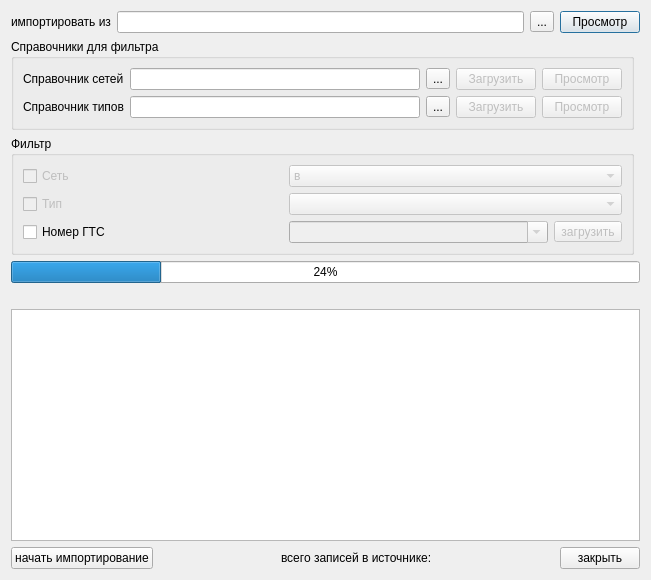
<?xml version="1.0" encoding="UTF-8"?>
<ui version="4.0">
 <class>Dialog</class>
 <widget class="QDialog" name="Dialog">
  <property name="geometry">
   <rect>
    <x>0</x>
    <y>0</y>
    <width>651</width>
    <height>580</height>
   </rect>
  </property>
  <property name="windowTitle">
   <string>Импорт профилей из ИНФИС</string>
  </property>
  <layout class="QGridLayout" name="gridLayout">
   <item row="0" column="0" colspan="2">
    <layout class="QHBoxLayout" name="horizontalLayout">
     <item>
      <widget class="QLabel" name="lblImportFrom">
       <property name="text">
        <string>импортировать из</string>
       </property>
      </widget>
     </item>
     <item>
      <widget class="QLineEdit" name="edtFileName">
       <property name="text">
        <string/>
       </property>
      </widget>
     </item>
     <item>
      <widget class="QToolButton" name="btnSelectFile">
       <property name="text">
        <string>...</string>
       </property>
      </widget>
     </item>
     <item>
      <widget class="QPushButton" name="btnView">
       <property name="text">
        <string>Просмотр</string>
       </property>
      </widget>
     </item>
    </layout>
   </item>
   <item row="3" column="0" colspan="2">
    <widget class="QProgressBar" name="progressBar">
     <property name="value">
      <number>24</number>
     </property>
     <property name="orientation">
      <enum>Qt::Horizontal</enum>
     </property>
    </widget>
   </item>
   <item row="5" column="0" colspan="2">
    <widget class="QLabel" name="statusLabel">
     <property name="text">
      <string/>
     </property>
    </widget>
   </item>
   <item row="6" column="0" colspan="2">
    <widget class="QTextBrowser" name="logBrowser"/>
   </item>
   <item row="7" column="0" colspan="2">
    <layout class="QHBoxLayout">
     <property name="spacing">
      <number>6</number>
     </property>
     <property name="margin">
      <number>0</number>
     </property>
     <item>
      <widget class="QPushButton" name="btnImport">
       <property name="text">
        <string>начать импортирование</string>
       </property>
      </widget>
     </item>
     <item>
      <spacer>
       <property name="orientation">
        <enum>Qt::Horizontal</enum>
       </property>
       <property name="sizeHint" stdset="0">
        <size>
         <width>40</width>
         <height>20</height>
        </size>
       </property>
      </spacer>
     </item>
     <item>
      <widget class="QLabel" name="labelNum">
       <property name="text">
        <string>всего записей в источнике:</string>
       </property>
      </widget>
     </item>
     <item>
      <spacer>
       <property name="orientation">
        <enum>Qt::Horizontal</enum>
       </property>
       <property name="sizeHint" stdset="0">
        <size>
         <width>40</width>
         <height>20</height>
        </size>
       </property>
      </spacer>
     </item>
     <item>
      <widget class="QPushButton" name="btnClose">
       <property name="text">
        <string>закрыть</string>
       </property>
      </widget>
     </item>
    </layout>
   </item>
   <item row="1" column="0">
    <widget class="QGroupBox" name="gbFilterRbLocation">
     <property name="title">
      <string>Справочники для фильтра</string>
     </property>
     <layout class="QGridLayout" name="gridLayout_3">
      <item row="0" column="1">
       <widget class="QLineEdit" name="edtRbNetFileName"/>
      </item>
      <item row="1" column="1">
       <widget class="QLineEdit" name="edtRbTypeFileName"/>
      </item>
      <item row="0" column="2">
       <widget class="QToolButton" name="btnSelectFileRbNet">
        <property name="text">
         <string>...</string>
        </property>
       </widget>
      </item>
      <item row="1" column="2">
       <widget class="QToolButton" name="btnSelectFileRbType">
        <property name="text">
         <string>...</string>
        </property>
       </widget>
      </item>
      <item row="0" column="3">
       <widget class="QPushButton" name="btnLoadRbNet">
        <property name="enabled">
         <bool>false</bool>
        </property>
        <property name="text">
         <string>Загрузить</string>
        </property>
       </widget>
      </item>
      <item row="1" column="3">
       <widget class="QPushButton" name="btnLoadRbType">
        <property name="enabled">
         <bool>false</bool>
        </property>
        <property name="text">
         <string>Загрузить</string>
        </property>
       </widget>
      </item>
      <item row="0" column="0">
       <widget class="QLabel" name="lblRbNet">
        <property name="text">
         <string>Справочник сетей</string>
        </property>
       </widget>
      </item>
      <item row="1" column="0">
       <widget class="QLabel" name="lblRbType">
        <property name="text">
         <string>Справочник типов</string>
        </property>
       </widget>
      </item>
      <item row="0" column="4">
       <widget class="QPushButton" name="btnViewRbNet">
        <property name="enabled">
         <bool>false</bool>
        </property>
        <property name="text">
         <string>Просмотр</string>
        </property>
       </widget>
      </item>
      <item row="1" column="4">
       <widget class="QPushButton" name="btnViewRbType">
        <property name="enabled">
         <bool>false</bool>
        </property>
        <property name="text">
         <string>Просмотр</string>
        </property>
       </widget>
      </item>
     </layout>
    </widget>
   </item>
   <item row="2" column="0">
    <widget class="QGroupBox" name="groupBox">
     <property name="title">
      <string>Фильтр</string>
     </property>
     <layout class="QGridLayout" name="gridLayout_2">
      <item row="0" column="0">
       <widget class="QCheckBox" name="chkNet">
        <property name="enabled">
         <bool>false</bool>
        </property>
        <property name="text">
         <string>Сеть</string>
        </property>
       </widget>
      </item>
      <item row="0" column="1" colspan="2">
       <widget class="QComboBox" name="cmbNet">
        <property name="enabled">
         <bool>false</bool>
        </property>
        <item>
         <property name="text">
          <string>в</string>
         </property>
        </item>
        <item>
         <property name="text">
          <string>д</string>
         </property>
        </item>
        <item>
         <property name="text">
          <string>а</string>
         </property>
        </item>
       </widget>
      </item>
      <item row="1" column="0">
       <widget class="QCheckBox" name="chkType">
        <property name="enabled">
         <bool>false</bool>
        </property>
        <property name="text">
         <string>Тип</string>
        </property>
       </widget>
      </item>
      <item row="1" column="1" colspan="2">
       <widget class="QComboBox" name="cmbType">
        <property name="enabled">
         <bool>false</bool>
        </property>
       </widget>
      </item>
      <item row="2" column="0">
       <widget class="QCheckBox" name="chkGTS">
        <property name="text">
         <string>Номер ГТС</string>
        </property>
       </widget>
      </item>
      <item row="2" column="1">
       <widget class="QComboBox" name="cmbGTS">
        <property name="enabled">
         <bool>false</bool>
        </property>
        <property name="editable">
         <bool>true</bool>
        </property>
       </widget>
      </item>
      <item row="2" column="2">
       <widget class="QToolButton" name="btnLoadGTS">
        <property name="enabled">
         <bool>false</bool>
        </property>
        <property name="text">
         <string>загрузить</string>
        </property>
       </widget>
      </item>
     </layout>
    </widget>
   </item>
  </layout>
 </widget>
 <tabstops>
  <tabstop>edtFileName</tabstop>
  <tabstop>btnSelectFile</tabstop>
  <tabstop>btnView</tabstop>
  <tabstop>edtRbNetFileName</tabstop>
  <tabstop>btnSelectFileRbNet</tabstop>
  <tabstop>btnLoadRbNet</tabstop>
  <tabstop>btnViewRbNet</tabstop>
  <tabstop>edtRbTypeFileName</tabstop>
  <tabstop>btnSelectFileRbType</tabstop>
  <tabstop>btnLoadRbType</tabstop>
  <tabstop>btnViewRbType</tabstop>
  <tabstop>chkNet</tabstop>
  <tabstop>chkType</tabstop>
  <tabstop>chkGTS</tabstop>
  <tabstop>logBrowser</tabstop>
  <tabstop>btnImport</tabstop>
  <tabstop>btnClose</tabstop>
 </tabstops>
 <resources/>
 <connections>
  <connection>
   <sender>chkNet</sender>
   <signal>toggled(bool)</signal>
   <receiver>cmbNet</receiver>
   <slot>setEnabled(bool)</slot>
   <hints>
    <hint type="sourcelabel">
     <x>56</x>
     <y>194</y>
    </hint>
    <hint type="destinationlabel">
     <x>481</x>
     <y>195</y>
    </hint>
   </hints>
  </connection>
  <connection>
   <sender>chkType</sender>
   <signal>toggled(bool)</signal>
   <receiver>cmbType</receiver>
   <slot>setEnabled(bool)</slot>
   <hints>
    <hint type="sourcelabel">
     <x>182</x>
     <y>223</y>
    </hint>
    <hint type="destinationlabel">
     <x>633</x>
     <y>224</y>
    </hint>
   </hints>
  </connection>
  <connection>
   <sender>chkGTS</sender>
   <signal>clicked(bool)</signal>
   <receiver>cmbGTS</receiver>
   <slot>setEnabled(bool)</slot>
   <hints>
    <hint type="sourcelabel">
     <x>62</x>
     <y>246</y>
    </hint>
    <hint type="destinationlabel">
     <x>349</x>
     <y>233</y>
    </hint>
   </hints>
  </connection>
  <connection>
   <sender>chkGTS</sender>
   <signal>clicked(bool)</signal>
   <receiver>btnLoadGTS</receiver>
   <slot>setEnabled(bool)</slot>
   <hints>
    <hint type="sourcelabel">
     <x>177</x>
     <y>246</y>
    </hint>
    <hint type="destinationlabel">
     <x>592</x>
     <y>245</y>
    </hint>
   </hints>
  </connection>
 </connections>
</ui>
